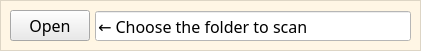
      <widget class="QFrame" name="frame_4">
       <property name="geometry">
        <rect>
         <x>0</x>
         <y>0</y>
         <width>421</width>
         <height>51</height>
        </rect>
       </property>
       <property name="styleSheet">
        <string notr="true">background-color: rgba(255, 245, 224, 150);</string>
       </property>
       <property name="frameShape">
        <enum>QFrame::StyledPanel</enum>
       </property>
       <property name="frameShadow">
        <enum>QFrame::Raised</enum>
       </property>
       <widget class="QWidget" name="horizontalLayoutWidget_3">
        <property name="geometry">
         <rect>
          <x>10</x>
          <y>10</y>
          <width>401</width>
          <height>32</height>
         </rect>
        </property>
        <property name="font">
         <font>
          <family>Yu Gothic</family>
         </font>
        </property>
        <layout class="QHBoxLayout" name="open_file_frame">
         <property name="spacing">
          <number>5</number>
         </property>
         <item>
          <widget class="QPushButton" name="btn_open">
           <property name="minimumSize">
            <size>
             <width>0</width>
             <height>30</height>
            </size>
           </property>
           <property name="font">
            <font>
             <family>Yu Gothic</family>
             <pointsize>12</pointsize>
            </font>
           </property>
           <property name="styleSheet">
            <string notr="true">background-color: rgb(234, 234, 234);</string>
           </property>
           <property name="text">
            <string>Open</string>
           </property>
          </widget>
         </item>
         <item>
          <widget class="QLineEdit" name="entr_folder">
           <property name="sizePolicy">
            <sizepolicy hsizetype="Expanding" vsizetype="Fixed">
             <horstretch>0</horstretch>
             <verstretch>0</verstretch>
            </sizepolicy>
           </property>
           <property name="minimumSize">
            <size>
             <width>0</width>
             <height>25</height>
            </size>
           </property>
           <property name="maximumSize">
            <size>
             <width>400</width>
             <height>30</height>
            </size>
           </property>
           <property name="font">
            <font>
             <family>Yu Gothic</family>
             <pointsize>12</pointsize>
            </font>
           </property>
           <property name="focusPolicy">
            <enum>Qt::WheelFocus</enum>
           </property>
           <property name="acceptDrops">
            <bool>false</bool>
           </property>
           <property name="styleSheet">
            <string notr="true">background-color: rgb(255, 255, 255);</string>
           </property>
           <property name="text">
            <string>← Choose the folder to scan</string>
           </property>
           <property name="frame">
            <bool>true</bool>
           </property>
          </widget>
         </item>
        </layout>
       </widget>
      </widget>
